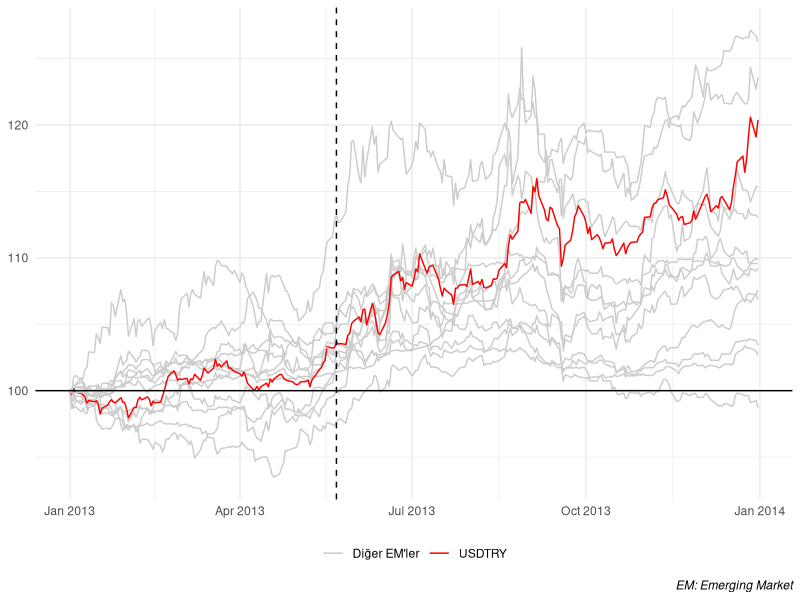
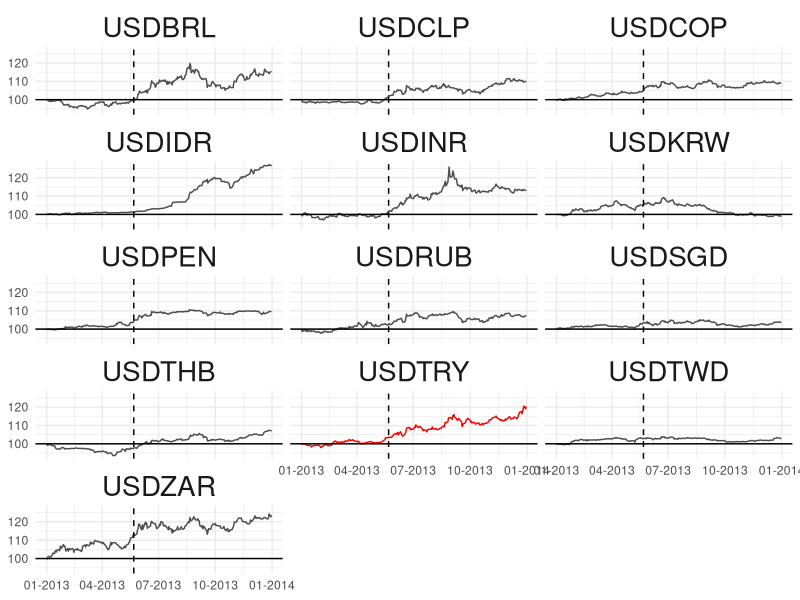
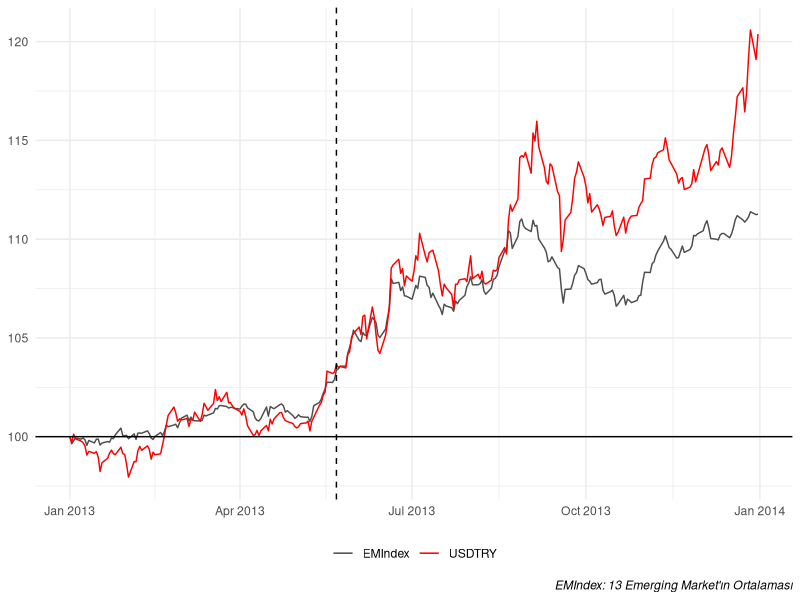
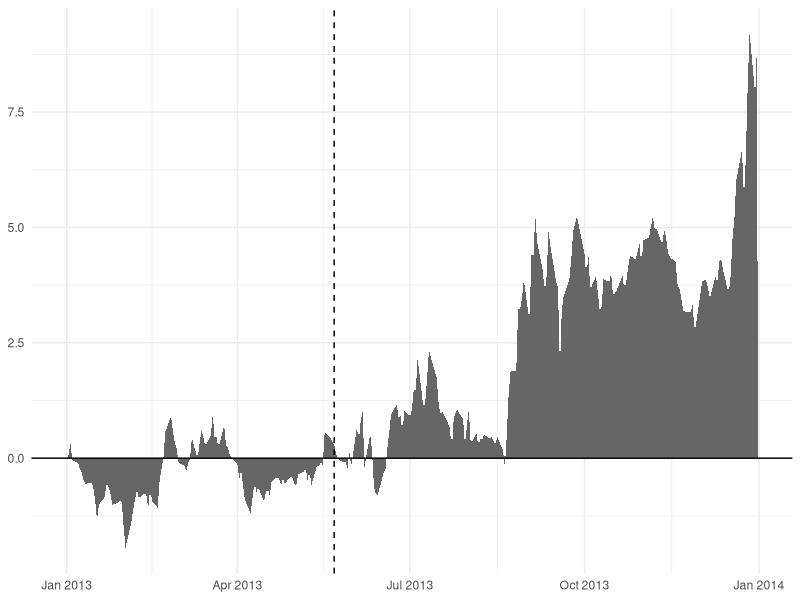
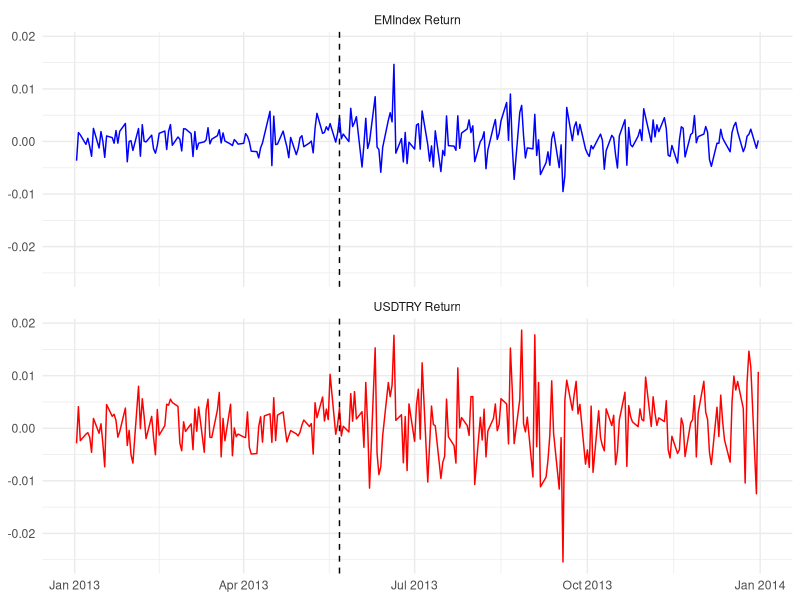
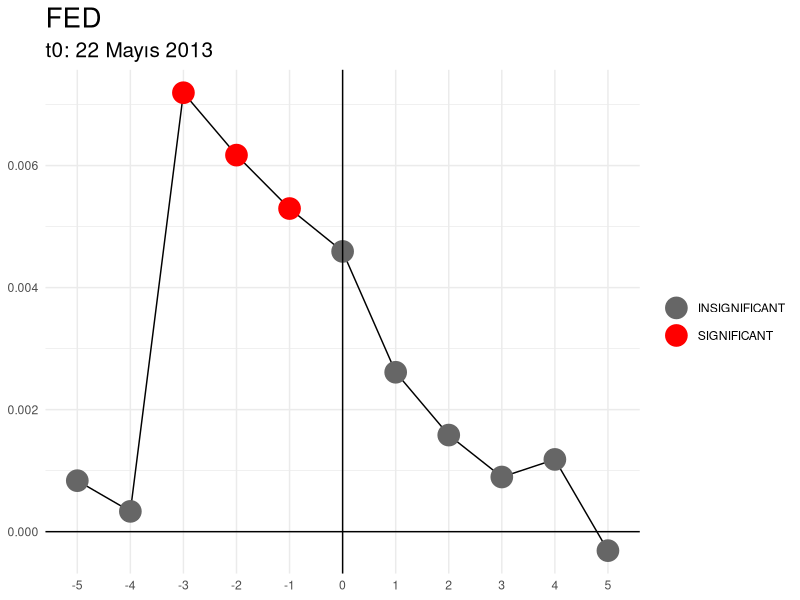
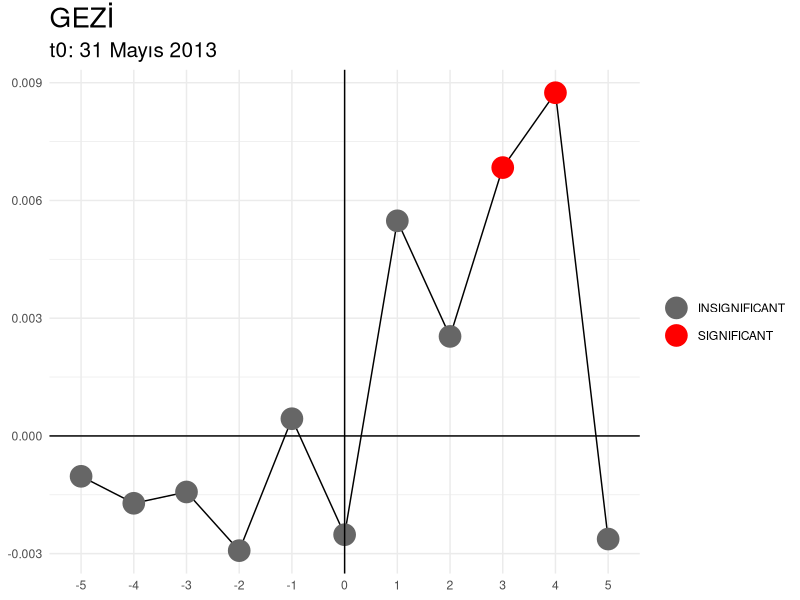

These charts were generated, in order, by the following R code:
## ---- chunk 1
knitr::opts_chunk$set(echo = FALSE)
## ---- chunk 2

options(scipen = 999)
library(tidyverse)

## ---- chunk 3

df <- readxl::read_excel("data.xlsx")

## ---- chunk 4

currencies <- data.frame(
  "Ülke" = c(
    "Brezilya",
    "Endonezya",
    "Güney Afrika",
    "Güney Kore",
    "Hindistan",
    "Kolombiya",
    "Peru",
    "Rusya",
    "Singapur",
    "Şili",
    "Tayland",
    "Tayvan",
    "Türkiye"
  ),
  "Döviz Kodu" = c(
    "USDBRL",
    "USDIDR",
    "USDZAR",
    "USDKRW",
    "USDINR",
    "USDCOP",
    "USDPEN",
    "USDRUB",
    "USDSGD",
    "USDCLP",
    "USDTHB",
    "USDTWD",
    "USDTRY"
  )
)

knitr::kable(currencies,
             col.names = c("Ülke","Döviz Kodu")) %>%  
  kableExtra::kable_styling(position = "center")

## ---- chunk 5

master <- df %>% 
  mutate(Date = as.Date(Date)) %>% 
  filter(Date >= as.Date("2013-01-01") & Date <= as.Date("2013-12-31"))

emergingMarket <- master %>% 
  pivot_longer(!Date, names_to = "Currencies", values_to = "Values") %>% 
  arrange(Currencies)

initialValues <- emergingMarket %>% 
  group_by(Currencies) %>% 
  slice_min(Date) %>% 
  rename("Initial"=3)

emergingMarketFinal <- emergingMarket %>% 
  left_join(initialValues, by = c("Date","Currencies")) %>% 
  mutate(Initial = zoo::na.locf(Initial)) %>% 
  mutate("SubIndex" = Values / Initial * 100) %>% 
  mutate("ColGr" = ifelse(Currencies == "USDTRY", "USDTRY", "Diğer EM'ler"))

ggplot(emergingMarketFinal,
       aes(x = Date, y = SubIndex, group = Currencies, color = ColGr)) +
  geom_line() +
  geom_hline(yintercept = 100) +
  geom_vline(xintercept = as.Date("2013-05-22"), linetype = "dashed") +
  theme_minimal() +
  theme(legend.title = element_blank(),
        legend.position = "bottom",
        axis.title = element_blank(),
        plot.caption = element_text(face = "italic")) +
  scale_color_manual(values = c("gray80","red")) +
  labs(caption = "EM: Emerging Market")

## ---- chunk 6

ggplot(emergingMarketFinal,
       aes(x = Date, y = SubIndex, group = Currencies, color = ColGr)) +
  geom_line() +
  geom_hline(yintercept = 100) +
  geom_vline(xintercept = as.Date("2013-05-22"), linetype = "dashed") +
  theme_minimal() +
  theme(legend.title = element_blank(),
        legend.position = "none",
        axis.title = element_blank(),
        strip.text = element_text(size = 20)) +
  scale_color_manual(values = c("gray30","red")) +
  scale_x_date(date_labels = "%m-%Y") +
  facet_wrap(~Currencies, ncol = 3)

## ---- chunk 7

emIndex <- emergingMarketFinal %>% 
  select(Date,Currencies,SubIndex) %>% 
  pivot_wider(names_from = "Currencies", values_from = "SubIndex") %>% 
  mutate("EMIndex" = rowMeans(.[,-1], na.rm = TRUE))

emIndex %>% 
  select(Date,USDTRY,EMIndex) %>% 
  pivot_longer(!Date, names_to = "Currencies", values_to = "Index") %>% 
  ggplot(aes(x = Date, y = Index, group = Currencies, color = Currencies)) +
  geom_line() +
  geom_hline(yintercept = 100) +
  geom_vline(xintercept = as.Date("2013-05-22"), linetype = "dashed") +
  theme_minimal() +
  theme(axis.title = element_blank(),
        legend.title = element_blank(),
        legend.position = "bottom",
        plot.caption = element_text(face = "italic")) +
  scale_color_manual(values = c("gray30","red")) +
  labs(caption = "EMIndex: 13 Emerging Market'ın Ortalaması")

## ---- chunk 8

emIndex %>% 
  select(Date,USDTRY,EMIndex) %>% 
  mutate(Diff = USDTRY - EMIndex) %>% 
  ggplot(aes(x = Date, y = Diff)) +
  geom_area(fill = "gray40") +
  geom_vline(xintercept = as.Date("2013-05-22"), linetype = "dashed") +
  geom_hline(yintercept = 0) +
  theme_minimal() +
  theme(axis.title = element_blank())

## ---- chunk 9

df_event <- emIndex %>% 
  select(Date,USDTRY,EMIndex) %>% 
  mutate(
    "USDTRY Return" = lag(log(lead(USDTRY)/USDTRY)),
    "EMIndex Return" = lag(log(lead(EMIndex)/EMIndex))
  ) %>% 
  na.omit()

## ---- chunk 10

df_event %>% 
  select(Date,`USDTRY Return`,`EMIndex Return`) %>% 
  pivot_longer(!Date, names_to = "Vars", values_to = "Return") %>% 
  ggplot(aes(x = Date, y = Return, group = Vars, color = Vars)) +
  geom_line() +
  geom_vline(xintercept = as.Date("2013-05-22"), linetype = "dashed") +
  theme_minimal() +
  theme(axis.title = element_blank(),
        legend.position = "none") +
  facet_wrap(~Vars, ncol = 1) +
  scale_color_manual(values = c("blue","red"))

## ---- chunk 11

df_event <- df_event %>% 
  mutate("Abnormal Return" = `USDTRY Return` - `EMIndex Return`)

## ---- chunk 12

# -5,5 (FED için)

df_event_fed <- df_event %>% 
  filter(Date >= as.Date("2013-05-15") & Date <= as.Date("2013-05-29")) %>% 
  mutate("Cumulative Abnormal Return" = cumsum(`Abnormal Return`))

# -5,5 (Gezi için)

df_event_gezi <- df_event %>% 
  filter(Date >= as.Date("2013-05-24") & Date <= as.Date("2013-06-07")) %>% 
  mutate("Cumulative Abnormal Return" = cumsum(`Abnormal Return`))

## ---- chunk 13

obs_fed <- df_event_fed %>% 
  pull(`Cumulative Abnormal Return`)

shapiro.test(obs_fed)

## ---- chunk 14

obs_gezi <- df_event_gezi %>% 
  pull(`Cumulative Abnormal Return`)

shapiro.test(obs_gezi)

## ---- chunk 15

before_fed <- df_event_fed %>% 
  filter(Date < as.Date("2013-05-22")) %>% 
  pull(`Cumulative Abnormal Return`)

after_fed <- df_event_fed %>% 
  filter(Date > as.Date("2013-05-22")) %>% 
  pull(`Cumulative Abnormal Return`)

t.test(before_fed, after_fed, paired = TRUE)

## ---- chunk 16

before_gezi <- df_event_gezi %>% 
  filter(Date < as.Date("2013-05-31")) %>% 
  pull(`Cumulative Abnormal Return`)

after_gezi <- df_event_gezi %>% 
  filter(Date > as.Date("2013-05-31")) %>% 
  pull(`Cumulative Abnormal Return`)

t.test(before_gezi, after_gezi, paired = TRUE)

## ---- chunk 17

sigma_fed <- df_event_fed %>% 
  summarise(sd = sd(`Abnormal Return`)) %>% 
  pull(sd)

df_event_fed <- df_event_fed %>% 
  mutate(t = seq(-5,5,1)) %>% 
  mutate("t_stat" = `Cumulative Abnormal Return`/sigma_fed*sqrt(abs(t))) %>% 
  mutate("Result" = ifelse(abs(t_stat) > 1.96, "SIGNIFICANT","INSIGNIFICANT"))

df_event_fed %>% 
  ggplot(aes(x = factor(t), y = `Cumulative Abnormal Return`, group = 1)) +
  geom_line() +
  geom_point(aes(color = Result), size = 7) +
  geom_vline(xintercept = factor(0)) +
  geom_hline(yintercept = 0) +
  theme_minimal() +
  theme(axis.title = element_blank(),
        legend.title = element_blank(),
        plot.title = element_text(size = 20),
        plot.subtitle = element_text(size = 15)) +
  scale_color_manual(values = c("gray40","red")) +
  labs(title = "FED",
       subtitle = "t0: 22 Mayıs 2013")

## ---- chunk 18

sigma_gezi <- df_event_gezi %>% 
  summarise(sd = sd(`Abnormal Return`)) %>% 
  pull(sd)

df_event_gezi <- df_event_gezi %>% 
  mutate(t = seq(-5,5,1)) %>% 
  mutate("t_stat" = `Cumulative Abnormal Return`/sigma_gezi*sqrt(abs(t))) %>% 
  mutate("Result" = ifelse(abs(t_stat) > 1.96, "SIGNIFICANT","INSIGNIFICANT"))

df_event_gezi %>% 
  ggplot(aes(x = factor(t), y = `Cumulative Abnormal Return`, group = 1)) +
  geom_line() +
  geom_point(aes(color = Result), size = 7) +
  geom_vline(xintercept = factor(0)) +
  geom_hline(yintercept = 0) +
  theme_minimal() +
  theme(axis.title = element_blank(),
        legend.title = element_blank(),
        plot.title = element_text(size = 20),
        plot.subtitle = element_text(size = 15)) +
  scale_color_manual(values = c("gray40","red")) +
  labs(title = "GEZİ",
       subtitle = "t0: 31 Mayıs 2013")

## ---- chunk 19

ew_sum_fed <- sum(df_event_fed$`Abnormal Return`)
ew_tstat_fed <- ew_sum_fed / (sigma_fed * sqrt(11))

ew_sum_gezi <- sum(df_event_gezi$`Abnormal Return`)
ew_tstat_gezi <- ew_sum_gezi / (sigma_gezi * sqrt(11))
